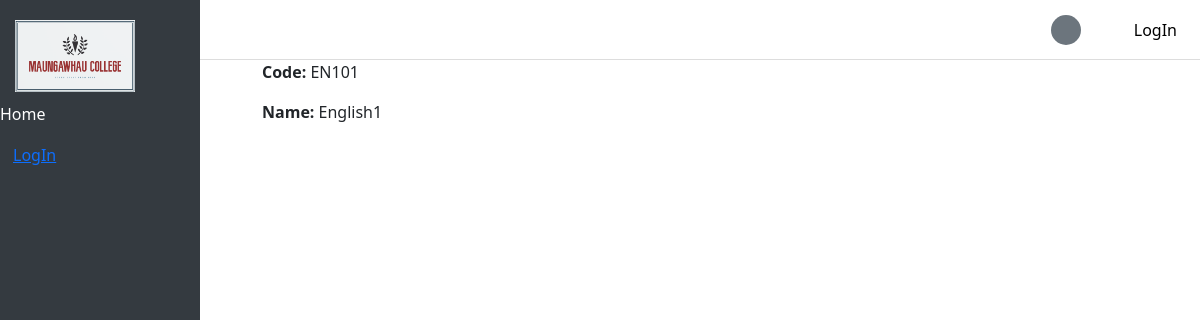
Before: /course_detail/1/ with the older database file.
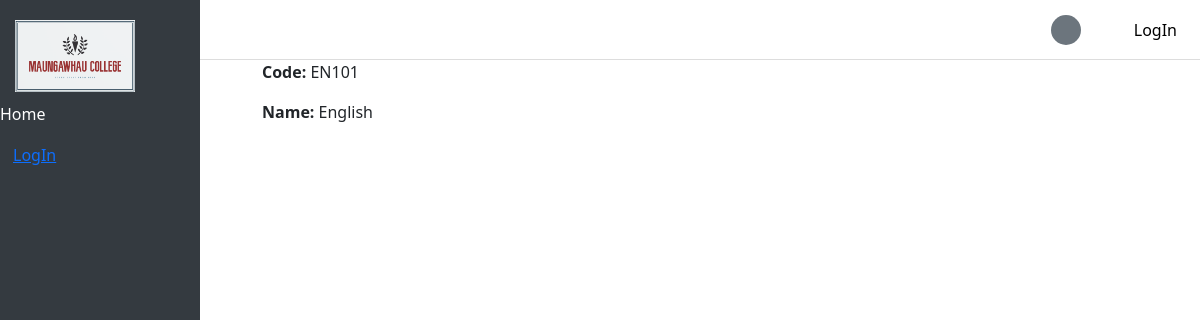
After: the same page with the newer database file.
### Maungawhau/models.py (models this page shows, shortened)
class Course(models.Model):
    name = models.CharField(max_length=100)
    code = models.CharField(max_length=100)

### Maungawhau/views.py (the view)
# urls.py: path('course_detail/<int:pk>/', CourseDetailView.as_view(), name='course_detail'),
class CourseDetailView(DetailView):
    model = Course
    template_name = 'course_detail.html'

### templates/course_detail.html (shortened to what this page needs)
{% extends 'base.html' %}
{% block content %}
    <p><strong>Code:</strong> {{ course.code }}</p>
    <p><strong>Name:</strong> {{ course.name }}</p>
{% endblock %}

Changed rows visible on the page:
changed Course "EN101": name "English1" → "English"
